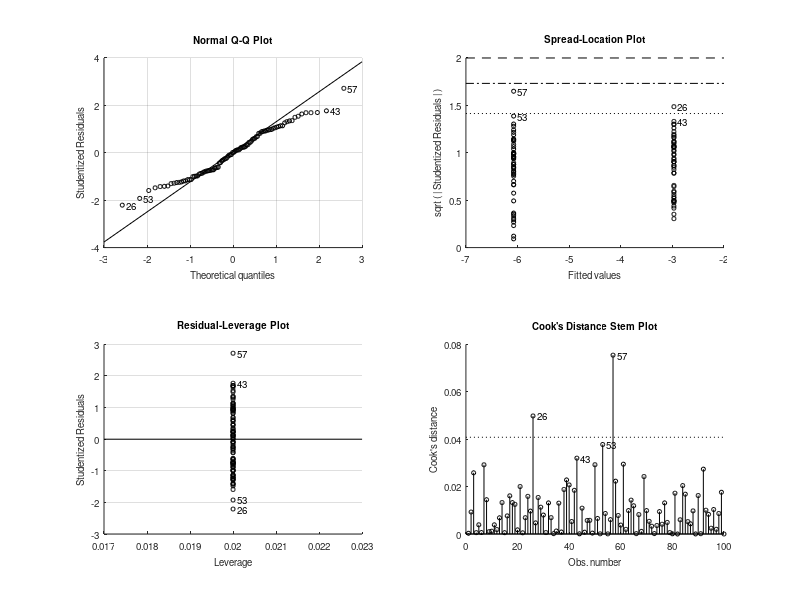
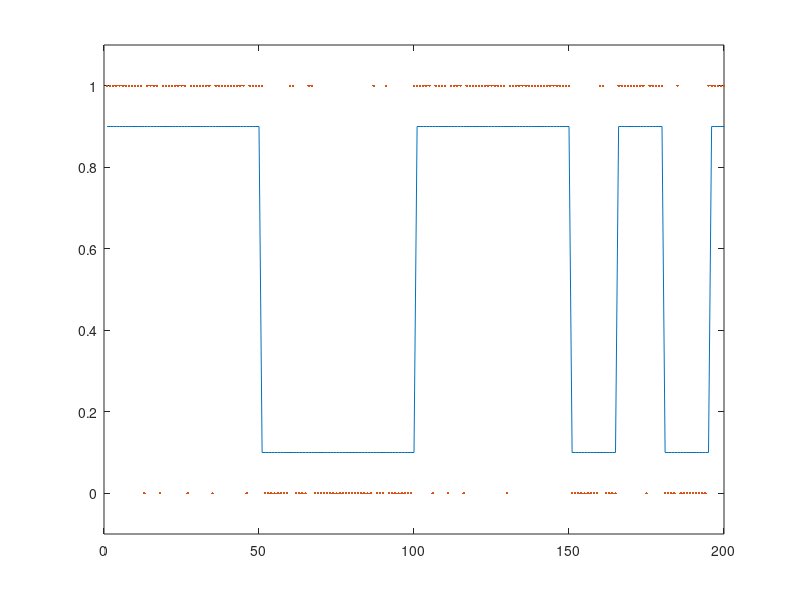

MATLAB code for these plots, in order: (Note: this script raises an error after producing the figures.)
%#########################################################
% HGF-toolbox Workshop, CP course Zurich, September 2018
% Unit 1
% Topic: Binary HGF
% Author: Tore Erdmann
%#########################################################
% Setup
%#########################################################
% At this point, you have hopefully downloaded and extracted 
% the `tapas` toolbox.
% To use it, adjust the path and run the line below.
%   addpath 'path/to/hgf-toolbox'



%#########################################################
% 1.0. Getting to know the binary HGF
%#########################################################
% We start with assuming a context. Say we have this experiment: We want
% to characterize the learning behavior of a certain patient
% population. Our hypothesis is, that individuals with
% diagnosis XYZ have some physiological difference that lets them overestimate 
% the volatility of their environment.

% We translate this hypothesis into a hypothesis test:
% The grouping variable will predict the value of the parameter in
% our learning model that represents the tonic volatility estimate.

% Here, for simplicity, we will consider the omega_2 parameter of
% the HGF to be representing this high tonic volatility. However,
% one could well argue for a different modelling approach. We will 
% come back to this later. 


%#########################################################
% 1.1. Simulation of a 2nd level analysis
%#########################################################
% We start at the end, assuming we had analyzed the data of 
% the individual participants and want to check for a difference
% in the parameter estimates across groups.

%% Ex_1.1.1: 
% Create a grouping variable for 50 patients and controls.

% => 
grp = [zeros(50, 1); ones(50, 1)];
% /=> 



%% Ex_1.1.2: 
% Simulate fake 'parameter values' for each group and store them 
% in a single vector. Simulate the parameter values such
% that the values are normally distributed about their group-mean, with
% the patient group having a mean of -6 and the control group
% having a mean of -3, and the standard deviation being 1 for both groups.

% => 
seed = 123;
rng(seed)
om2 = [-3 + randn(50, 1); -6 + randn(50, 1)]
% /=> 



%% Ex_1.1.3: 
% Fit a linear model for the group effect on the
% parameter value. Does the effect appear as intended?

% => 
help fitlm
fitlm(grp, om2)
% /=> 



%% Ex_1.1.4: 
% Create a box- or scatterplot of the data.

% => 
figure;
plot(grp + rand(100,1) * .1, om2, '.', 'MarkerSize', 15);
axis([-.5, 1.5, -16, 0]);
xlabel('Group');
ylabel('Omega 2 value');
% /=> 




%#########################################################
% 1.2. Designing inputs
%#########################################################
% For the HGF, we cannot choose the parameter values completely
% freely, but want to choose them such that when we simulate data 
% it looks sensible. Hence, we have to generate inputs first.
%
% The experiment will be a 2AFC task. The participants can choose
% one from two decks of cards and get a reward for each choice. 
% We will model how the participants will learn about the reward
% distributions and how they adapt their behavior when the
% underlying process changes (after a reversal).



%% Ex_1.2.1: 
% Simulate a binary time-series with a reversal in the
% underlying probability. 
% Have the sequence start with probability 0.8, and, after 100
% trials, make it jump to 0.2 for another 100 trials.
%
% First, generate a latent sequence of probabilities and then draw the
% binary variable for each time point according to the latent
% probability. As a check, plot the time-course of the latent process
% and the realizations of the binary variable together.

% => 
p = [repmat([.8], 100, 1),
     repmat([.2], 100, 1)];
u = zeros(length(p), 1)
for ii = 1:length(p)
    u(ii) = rand() < p(ii);
end
plot(p)
hold;
plot(u, '.');
axis([0 200 -.1 1.1])
hold off;
% /=> 



%% Ex_1.2.2: 
% Simulate a binary time-series that has several
% reversals. There should be a low and high volatility phase.
%
% (Volatility here means the tendency for the underlying process to change.)

% =>
p = [repmat([.9], 50, 1),
     repmat([.1], 50, 1),
     repmat([.9], 50, 1),
     repmat([.1], 15, 1),
     repmat([.9], 15, 1),
     repmat([.1], 15, 1),
     repmat([.9], 15, 1),
     repmat([.1], 15, 1),
     repmat([.9], 15, 1)]
u = p
for ii = 1:length(p)
    u(ii) = rand() < p(ii);
end
plot(p)
hold;
plot(u, '.');
axis([0 200 -.1 1.1])
hold off;

% csvwrite('data/inputs_binary_p.csv', p);
% csvwrite('data/inputs_binary_u.csv', u);
% /=> 



%% Ex_1.2.3: 
% Load the file 'data/inputs_binary_u.csv' containing the inputs
% that we will use from here on. Using the `tapas_fitModel`
% function, fit the RW and the HGF models using the default prior 
% configuration file and the 'bayes-optimal' observation model configuration file.

% =>
% u = load('data/inputs_binary_u.csv');
bopars_hgf = tapas_fitModel([],...
                            u,...
                            'tapas_hgf_binary_config',...
                            'tapas_bayes_optimal_binary_config');
bopars_rw = tapas_fitModel([],...
                           u,...
                           'tapas_rw_binary_config',...
                           'tapas_bayes_optimal_binary_config');
% /=> 



%% Ex_1.2.4: 
% Look at the help / manual to learn about the structures
% that were returned by the `tapas_fitModel` function. Where can
% you find the
% - prior settings? 
% - posterior parameter estimates?
% - estimates for the evolving belief about the win-probability for
% the first outcome?
% - estimate of the log-model-evidence (LME)?

% => 
% prior settings: bopars_hgf.c_prc
% posterior estimates: bopars_hgf.p_prc
% belief trajectories: bopars_hgf.traj.muhat
% LME: bopars_hgf.optim.LME
% /=> 



%% Ex_1.2.5: 
% Plot the belief trajectories together with the inputs
% and the true underlying probability.

% =>
figure;
plot(u, '.', 'Markersize', 15);
axis([1, length(u), -0.1, 1.1])
hold
p = load('data/inputs_binary_p.csv');
plot(p)
plot(bopars_hgf.traj.muhat(:,1))
plot(bopars_rw.traj.vhat)
legend('Inputs', 'Probability', 'HGF belief', 'RW belief');
hold off;
% /=> 



%% Ex_1.2.6: 
% Simulate data from the HGF with the parameters for the
% above fit using the `simModel` function and visualize the
% outcome using the appropriate `plotTraj` function. Use 
% `tapas_softmax_binary` for the response model with its zeta
% parameter set to 1. 
% Do the responses look sensible?

% => 
sim_hgf = tapas_simModel(u, ...
                         'tapas_hgf_binary', ...
                         bopars_hgf.p_prc.p, ...
                         'tapas_softmax_binary', ...
                         0);
tapas_hgf_binary_plotTraj(sim_hgf)
% A: Yes, they look sensible, although we sometimes see:
% - deviations
% - after a reversal, the respnoses naturally need a bit to catch up
% /=> 



%% Ex_1.2.7: 
% Do further simulations to investigate what influence the alpha
% parameter of the RW model has on the simulated responses.
% First, write down your approach. How can you access the simulated
% responses from the structure that `tapas_simModel` returns? Write
% down in one or two sentences what the difference between the
% models is.

% =>
% The strategy should be plotting the implied belief trajectories
% and data together to visually understand what influence the 
% parameter has.
resp_loalpha = tapas_simModel(u,...
                      'tapas_rw_binary',...
                      [.5, .01],...
                      'tapas_softmax_binary',...
                      1);  % parameter of observation model
resp_hialpha = tapas_simModel(u,...
                      'tapas_rw_binary',...
                      [.5, .9],...
                      'tapas_softmax_binary',...
                      1);  % parameter of observation model

figure;
plot(u, '.', 'Markersize', 15);
axis([1, length(u), -0.1, 1.1])
hold
plot(p)
% plot((.05 + resp_loalpha.y) * .9, '.', 'Markersize', 15)
% plot((.10 + resp_hialpha.y) * .8, '.', 'Markersize', 15)
plot(bopars_rw.traj.vhat)
plot(resp_loalpha.traj.vhat)
plot(resp_hialpha.traj.vhat)
legend('Inputs', 'Probability', 'Bayes optimal RW belief', ...
    'RW belief low alpha', 'RW belief high alpha');
% legend('Inputs', 'Probability', 'Low alpha responses', ...
%    'High alpha responses', 'Bayes optimal RW belief', ...
%    'RW belief low alpha', 'RW belief high alpha');
hold off;
% /=> 



%% Ex_1.2.8: 
% Learn about the influence of the zeta parameter on the HGF by 
% simulating data with high and low values for this parameter. 
% Write down what influence you think the parameters have.

% =>
resp_lozeta = tapas_simModel(u,...
                              'tapas_hgf_binary',...
                              bopars_hgf.p_prc.p,...
                              'tapas_softmax_binary',...
                              .001);  
resp_hizeta = tapas_simModel(u,...
                              'tapas_hgf_binary',...
                              bopars_hgf.p_prc.p,...
                              'tapas_softmax_binary',...
                              10);  
plot(u, '.', 'Markersize', 15);
axis([1, length(u), -0.1, 1.1])
hold
plot(p)
plot(bopars_hgf.traj.muhat(:,1))
plot(resp_lozeta.traj.muhat(:,1))
plot(resp_hizeta.traj.muhat(:,1))
plot((.05 + resp_lozeta.y) * .9, '.', 'Markersize', 15)
plot((.10 + resp_hizeta.y) * .8, '.', 'Markersize', 15)
legend('Inputs', 'Probability', 'Bayes optimal HGF belief', ...
    'Low zeta HGF belief', 'High zeta HGF belief', ...
    'Low zeta responses', 'High zeta responses');
hold off;
% Answer:
% - Zeta is a parameter of the response model, so you can only see a 
% difference in the simulated responses - the belief trajectories are
% completely determined by the perceptual parameters. Note that this
% is only true for simulations: when fitting the model to actual data,
% differences due to different underlying zeta values can also trans-
% late to the estimation of perceptual paramaters, as all of them are 
% estimated together.
% - Low zeta makes behavior more random: even if the belief is close
% to zero or one, responses are still fluctuating between yes and no.
% High zeta values mean that the agent always chooses the options 
% with the higher (p>0.5) belief.
% /=> 



%#########################################################
% 1.3. The gain of volatility tracking
%#########################################################
% Here we will see how additionally tracking the volatility (next
% to the latent variable) can help a learning system to adapt
% itself to its environment.

%% Ex_1.3.1: 
% Given the previous exercises, imagine an input-sequence with two
% reversals, shortly apart (20 trials). How will the two
% model differ?

% => 
% The HGF should be able to learn from the first reversal and
% hence be able to adapt to the second reversal more quickly than
% the RW model with its fixed learning rate.
% /=> 



%% Ex_1.3.2: 
% Do a simulation to check your previous answer. This means,
% generate inputs, find sensible parameters and simulate with these.

% =>
p = [repmat([.95], 50, 1),
     repmat([.1], 15, 1),
     repmat([.9], 15, 1)];
u = zeros(length(p), 1);
for ii = 1:length(p)
    u(ii) = rand() < p(ii);
end
bopars_hgf = tapas_fitModel([],...
                            u,...
                            'tapas_hgf_binary_config',...
                            'tapas_bayes_optimal_binary_config');
resp_hgf = tapas_simModel(u,...
                          'tapas_hgf_binary',...
                          bopars_hgf.p_prc.p,...
                          'tapas_softmax_binary',...
                          1);  
bopars_rw = tapas_fitModel([],...
                           u,...
                           'tapas_rw_binary_config',...
                           'tapas_bayes_optimal_binary_config');
resp_rw = tapas_simModel(u,...
                         'tapas_rw_binary',...
                         [.5, .1],...
                         'tapas_softmax_binary',...
                         1);  

figure;
plot(u, '.', 'Markersize', 15);
axis([1, length(u), -0.1, 2]);
hold;
plot(p);
plot(bopars_rw.traj.vhat);
plot(bopars_hgf.traj.muhat(:,1));
plot(bopars_hgf.traj.muhat(:,3));
legend('Inputs', 'Probability', 'RW belief', 'HGF belief', ...
       'HGF volatility belief');
% % optionally, look at responses:
% plot(resp_rw.traj.vhat);
% plot(resp_hgf.traj.muhat(:,1));
% plot(resp_hgf.traj.muhat(:,3));
% plot((.05 + resp_rw.y) * .9, '.', 'Markersize', 15)
% plot((.10 + resp_hgf.y) * .8, '.', 'Markersize', 15)
%legend('Inputs', 'Probability', 'RW belief', 'HGF belief', ...
%    'HGF volatility belief', 'RW responses', 'HGF responses');
hold off;
% As can be seen, the HGF trajectory comes up a little faster. 
% Intuitively, it learned from a previous big change and therefore
% upregulates its learning rate.
% If we simulate some more input sequences, we can see that the
% inference on the beliefs depends quite a bit on the inputs!
% /=> 




%#########################################################
% Make sure that this file runs through completely:
% 
% 1. Clear the workspace using:
%      clear;
% 
% 2. Run the whole script:
%      Select the whole file and hit 'Run' in the matlab IDE.
% 
%########################################################
